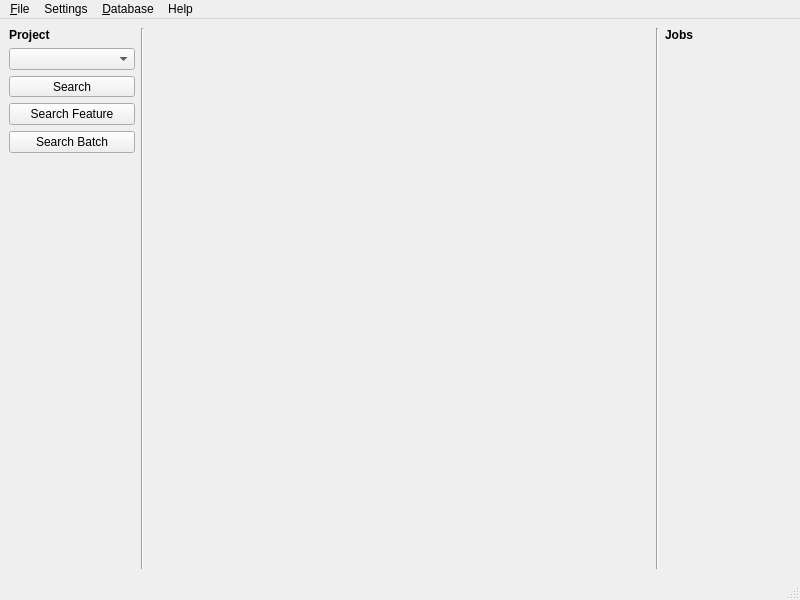
<?xml version="1.0" encoding="UTF-8"?>
<ui version="4.0">
 <class>MainWindowClass</class>
 <widget class="QMainWindow" name="MainWindowClass">
  <property name="geometry">
   <rect>
    <x>0</x>
    <y>0</y>
    <width>800</width>
    <height>600</height>
   </rect>
  </property>
  <property name="windowTitle">
   <string>MainWindow</string>
  </property>
  <widget class="QWidget" name="centralwidget">
   <layout class="QHBoxLayout" name="horizontalLayout" stretch="1,0,4,0,1">
    <item>
     <layout class="QVBoxLayout" name="verticalLayout">
      <item>
       <widget class="QLabel" name="label">
        <property name="font">
         <font>
          <weight>75</weight>
          <bold>true</bold>
         </font>
        </property>
        <property name="text">
         <string>Project</string>
        </property>
        <property name="textFormat">
         <enum>Qt::AutoText</enum>
        </property>
        <property name="buddy">
         <cstring>comboBox</cstring>
        </property>
       </widget>
      </item>
      <item>
       <widget class="QComboBox" name="comboBox"/>
      </item>
      <item>
       <widget class="QToolButton" name="btnSearch">
        <property name="sizePolicy">
         <sizepolicy hsizetype="Expanding" vsizetype="Fixed">
          <horstretch>0</horstretch>
          <verstretch>0</verstretch>
         </sizepolicy>
        </property>
        <property name="text">
         <string>Search</string>
        </property>
       </widget>
      </item>
      <item>
       <widget class="QPushButton" name="btnFeatureSeaurch">
        <property name="text">
         <string>Search Feature</string>
        </property>
       </widget>
      </item>
      <item>
       <widget class="QPushButton" name="btnSearchBatch">
        <property name="text">
         <string>Search Batch</string>
        </property>
       </widget>
      </item>
      <item>
       <spacer name="verticalSpacer">
        <property name="orientation">
         <enum>Qt::Vertical</enum>
        </property>
        <property name="sizeHint" stdset="0">
         <size>
          <width>20</width>
          <height>40</height>
         </size>
        </property>
       </spacer>
      </item>
     </layout>
    </item>
    <item>
     <widget class="Line" name="line">
      <property name="orientation">
       <enum>Qt::Vertical</enum>
      </property>
     </widget>
    </item>
    <item>
     <layout class="QVBoxLayout" name="centralLayout"/>
    </item>
    <item>
     <widget class="Line" name="line_2">
      <property name="orientation">
       <enum>Qt::Vertical</enum>
      </property>
     </widget>
    </item>
    <item>
     <layout class="QVBoxLayout" name="layoutJobs">
      <item>
       <widget class="QLabel" name="labelJobs">
        <property name="font">
         <font>
          <weight>75</weight>
          <bold>true</bold>
         </font>
        </property>
        <property name="text">
         <string>Jobs</string>
        </property>
       </widget>
      </item>
      <item>
       <spacer name="spacerJobs">
        <property name="orientation">
         <enum>Qt::Vertical</enum>
        </property>
        <property name="sizeHint" stdset="0">
         <size>
          <width>20</width>
          <height>40</height>
         </size>
        </property>
       </spacer>
      </item>
     </layout>
    </item>
   </layout>
  </widget>
  <widget class="QMenuBar" name="menubar">
   <property name="geometry">
    <rect>
     <x>0</x>
     <y>0</y>
     <width>800</width>
     <height>22</height>
    </rect>
   </property>
   <widget class="QMenu" name="menu_File">
    <property name="title">
     <string>&amp;File</string>
    </property>
    <widget class="QMenu" name="menu_Recent_Projects">
     <property name="title">
      <string>&amp;Recent Projects</string>
     </property>
     <addaction name="actionRecent_Projects"/>
    </widget>
    <addaction name="actionNewProject"/>
    <addaction name="actionOpenProject"/>
    <addaction name="actionCloseProject"/>
    <addaction name="menu_Recent_Projects"/>
    <addaction name="separator"/>
    <addaction name="actionExit"/>
   </widget>
   <widget class="QMenu" name="menuSettings">
    <property name="title">
     <string>Settings</string>
    </property>
    <addaction name="actionSettings"/>
    <addaction name="actionProject_settings"/>
   </widget>
   <widget class="QMenu" name="menuDatabase">
    <property name="title">
     <string>&amp;Database</string>
    </property>
    <addaction name="actionNewDatabase"/>
    <addaction name="actionAdd_to_Database"/>
   </widget>
   <widget class="QMenu" name="menuHelp">
    <property name="title">
     <string>Help</string>
    </property>
    <addaction name="actionAbout_PepDB"/>
   </widget>
   <addaction name="menu_File"/>
   <addaction name="menuSettings"/>
   <addaction name="menuDatabase"/>
   <addaction name="menuHelp"/>
  </widget>
  <widget class="QStatusBar" name="statusbar"/>
  <action name="actionExit">
   <property name="text">
    <string>E&amp;xit</string>
   </property>
   <property name="toolTip">
    <string>Close and exit PepDB</string>
   </property>
  </action>
  <action name="actionNewProject">
   <property name="text">
    <string>&amp;New Project...</string>
   </property>
   <property name="toolTip">
    <string>Create a new Project</string>
   </property>
  </action>
  <action name="actionOpenProject">
   <property name="text">
    <string>&amp;Open Project...</string>
   </property>
   <property name="toolTip">
    <string>Open an existing Project.</string>
   </property>
  </action>
  <action name="actionCloseProject">
   <property name="text">
    <string>&amp;Close Project</string>
   </property>
   <property name="toolTip">
    <string>Close the current Project</string>
   </property>
  </action>
  <action name="actionRecent_Projects">
   <property name="text">
    <string>Recent Projects</string>
   </property>
   <property name="toolTip">
    <string>Recently used Projects</string>
   </property>
  </action>
  <action name="actionNewDatabase">
   <property name="text">
    <string>New Database...</string>
   </property>
   <property name="toolTip">
    <string>Create a new database from a file.</string>
   </property>
  </action>
  <action name="actionSettings">
   <property name="text">
    <string>Global &amp;settings...</string>
   </property>
  </action>
  <action name="actionProject_settings">
   <property name="text">
    <string>Project settings...</string>
   </property>
  </action>
  <action name="actionAdd_to_Database">
   <property name="text">
    <string>Add to Database...</string>
   </property>
   <property name="toolTip">
    <string>Add a File to the Database.</string>
   </property>
  </action>
  <action name="actionAbout_PepDB">
   <property name="text">
    <string>About PepDB</string>
   </property>
  </action>
 </widget>
 <resources/>
 <connections>
  <connection>
   <sender>actionExit</sender>
   <signal>activated()</signal>
   <receiver>MainWindowClass</receiver>
   <slot>close()</slot>
   <hints>
    <hint type="sourcelabel">
     <x>-1</x>
     <y>-1</y>
    </hint>
    <hint type="destinationlabel">
     <x>399</x>
     <y>299</y>
    </hint>
   </hints>
  </connection>
 </connections>
</ui>
